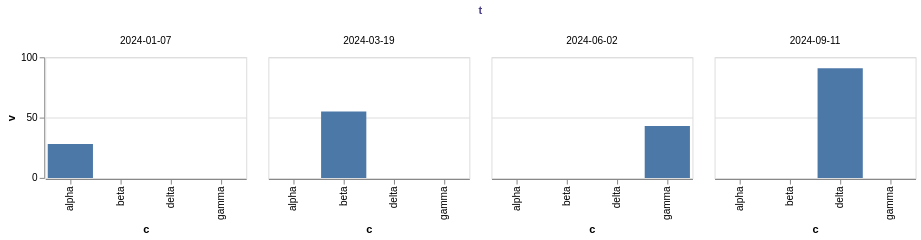

Here is the Vega-Lite specification saved for this chart:
### Vega-Lite specification from a JSON file in a GitHub repository (floating-point values rounded to 4 significant figures)
{"$schema": "https://vega.github.io/schema/vega-lite/v6.json", "width": 200, "height": 120, "data": {"values": [{"c": "alpha", "v": 28, "w": 3, "t": "2024-01-07"}, {"c": "beta", "v": 55, "w": 7, "t": "2024-03-19"}, {"c": "gamma", "v": 43, "w": 5, "t": "2024-06-02"}, {"c": "delta", "v": 91, "w": 9, "t": "2024-09-11"}]}, "mark": "bar", "encoding": {"x": {"field": "c", "type": "nominal"}, "y": {"field": "v", "type": "quantitative"}, "column": {"field": "t", "type": "ordinal", "header": {"titleColor": "darkslateblue"}}}}
